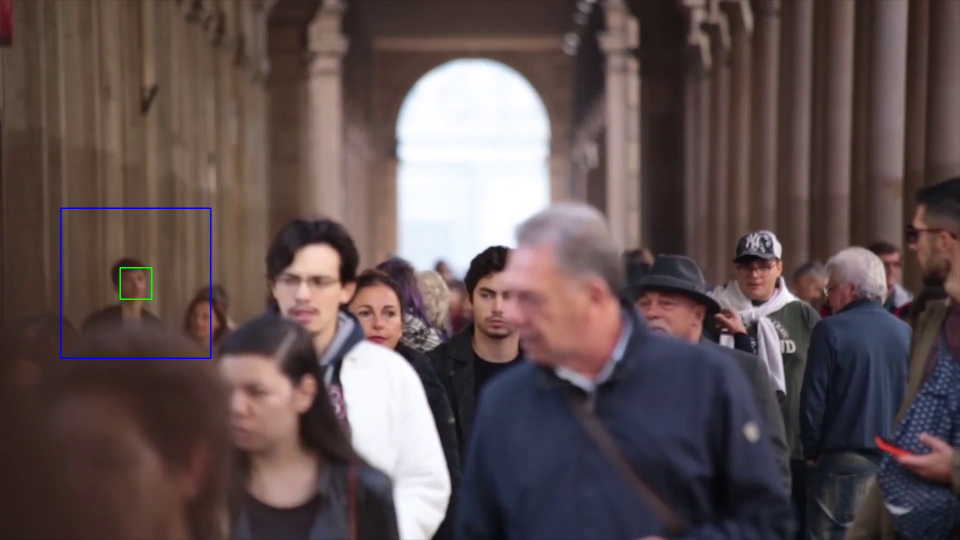
#> input picture located/video_of_people_walking (1080p)/frame_1.jpg, 1920 x 1080 px (shown at 1/2 size)
$ python list.py
#> lines starting #> are read from the running program, lines starting #| are printed output that depends on the picture; pictures that were not available may be replaced by others from this repository, and a replacement may not be noted
import os
import cv2

video_directory = r'C:\Users\murat\PycharmProjects\pythonProject5\videos'
output_directory = r'C:\Users\murat\PycharmProjects\pythonProject5\located'

video_files = os.listdir(video_directory)
video_output = os.listdir(output_directory)

for video_file in video_files:
    video_path = os.path.join(video_directory, video_file)

    # Videoyu aç
    video_capture = cv2.VideoCapture(video_path)

    # Videodan alınacak frame sayısı
    frame_count = int(video_capture.get(cv2.CAP_PROP_FRAME_COUNT))

    # İnsan tespiti için OpenCV'nin CascadeClassifier'ını kullan
    face_cascade = cv2.CascadeClassifier(cv2.data.haarcascades + 'haarcascade_frontalface_default.xml')

    # Kaydedilecek klasörü oluştur
    output_folder_path = os.path.join(output_directory, video_file.split('.')[0])
    os.makedirs(output_folder_path, exist_ok=True)

    # Videonun her bir frame'ini kontrol et
    for frame_index in range(frame_count):
        # Frame'i oku
        ret, frame = video_capture.read()

        # İnsan tespiti için gray scale'e dönüştür
        gray = cv2.cvtColor(frame, cv2.COLOR_BGR2GRAY)

        # Yüzleri tespit et
        faces = face_cascade.detectMultiScale(gray, scaleFactor=1.1, minNeighbors=5, minSize=(30, 30))

        # Eğer en az bir yüz tespit edilirse
        if len(faces) > 0:
            # İlk tespit edilen yüzün koordinatlarını al
            x, y, w, h = faces[0]

            # Yüzü çevreleyen dikdörtgeni çiz
            cv2.rectangle(frame, (x, y), (x + w, y + h), (0, 255, 0), 2)

            # Yüzün merkez noktasını hesapla
            center_x = x + (w // 2)
            center_y = y + (h // 2)

            # Yüzün olduğu alana odaklanan ROI (Region of Interest) oluştur
            roi_width = 300
            roi_height = 300
            roi_x = center_x - (roi_width // 2)
            roi_y = center_y - (roi_height // 2)

            # ROI'yi sınırlarını kontrol et ve sınırlar dışındaysa sınırları ayarla
            if roi_x < 0:
                roi_x = 0
            if roi_y < 0:
                roi_y = 0
            if roi_x + roi_width > frame.shape[1]:
                roi_x = frame.shape[1] - roi_width
            if roi_y + roi_height > frame.shape[0]:
                roi_y = frame.shape[0] - roi_height

            # ROI'yi çiz
            cv2.rectangle(frame, (roi_x, roi_y), (roi_x + roi_width, roi_y + roi_height), (255, 0, 0), 2)

            # Frame'i kaydet
            output_frame_path = os.path.join(output_folder_path, f"frame_{frame_index}.jpg")
            cv2.imwrite(output_frame_path, frame)
#> this loop made 1 pass
#> (x, y, w, h, center_x, center_y) on pass 1: (242, 538, 57, 57, 270, 566)
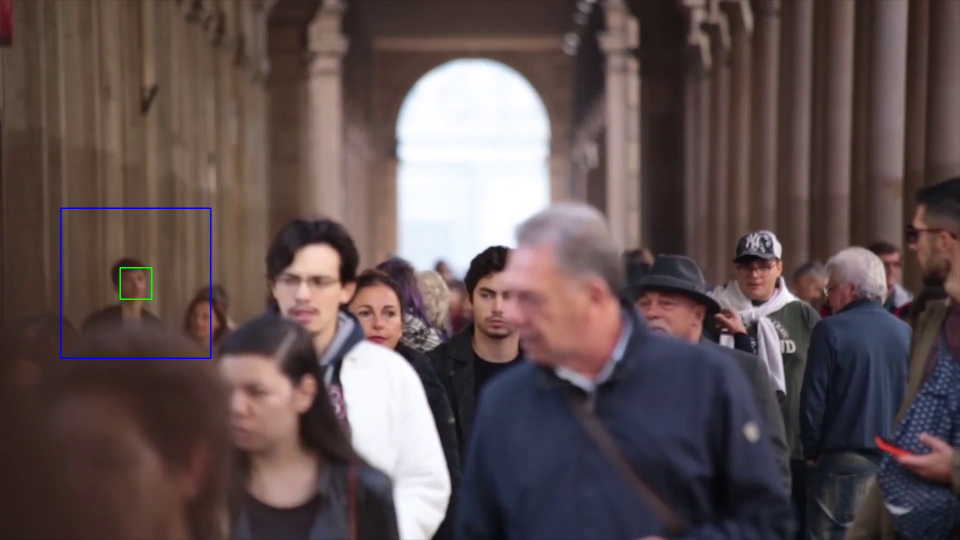
#> input picture located/video_of_people_walking (1080p)/frame_1.jpg, 1920 x 1080 px (shown at 1/2 size)
#> pass 1, `gray = cv2.cvtColor(frame, cv2.COLOR_BGR2GRAY)`:
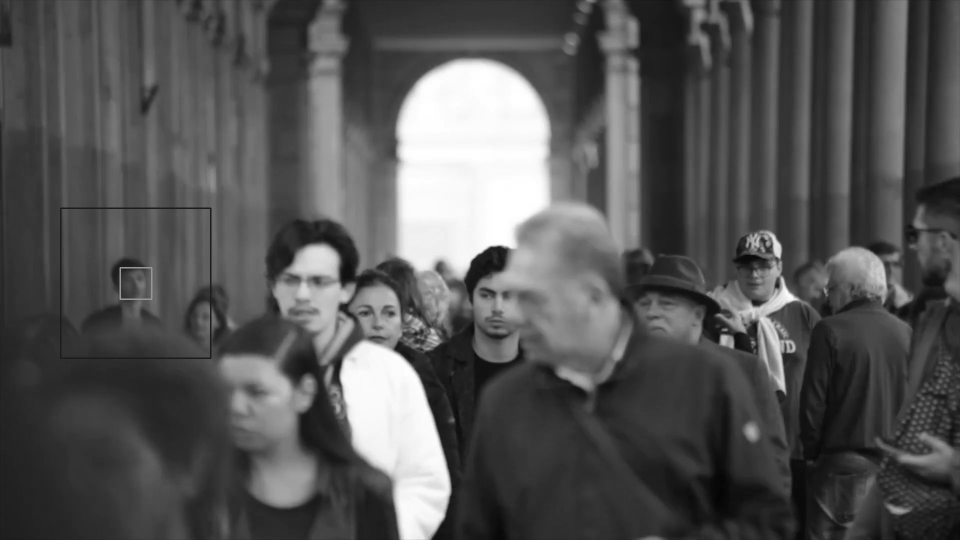
#> gray: shape (1080, 1920) (shown at 1/2 size); min 1, max 255, mean 85

    # Videoyu serbest bırak
    video_capture.release()

$ run again, on located/video_of_people_walking (1080p)/frame_100.jpg
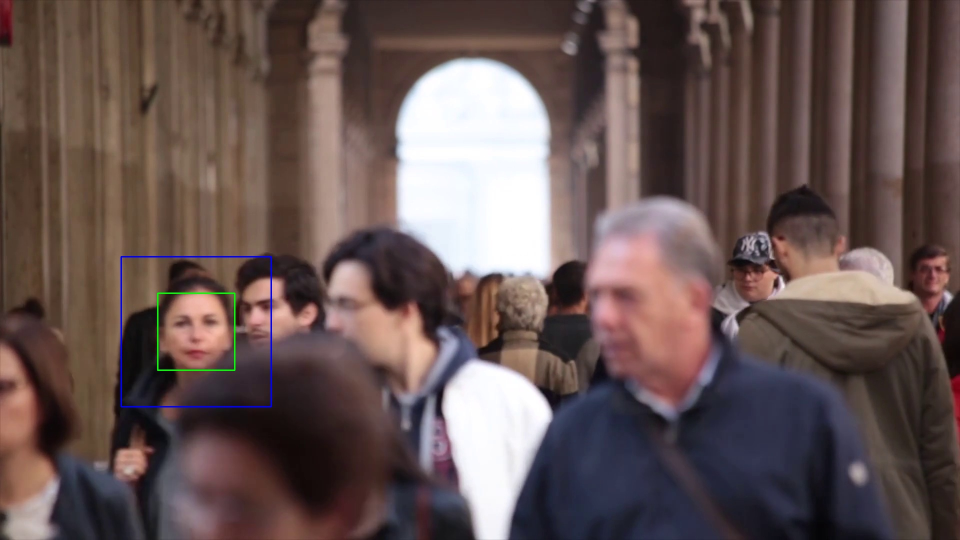
#> input picture located/video_of_people_walking (1080p)/frame_100.jpg, 1920 x 1080 px (shown at 1/2 size)
#> the loop `for frame_index in range(frame_count): # Frame'i oku` made 1 pass
#> (x, y, w, h, center_x, center_y) on pass 1: (1829, 512, 72, 72, 1865, 548)
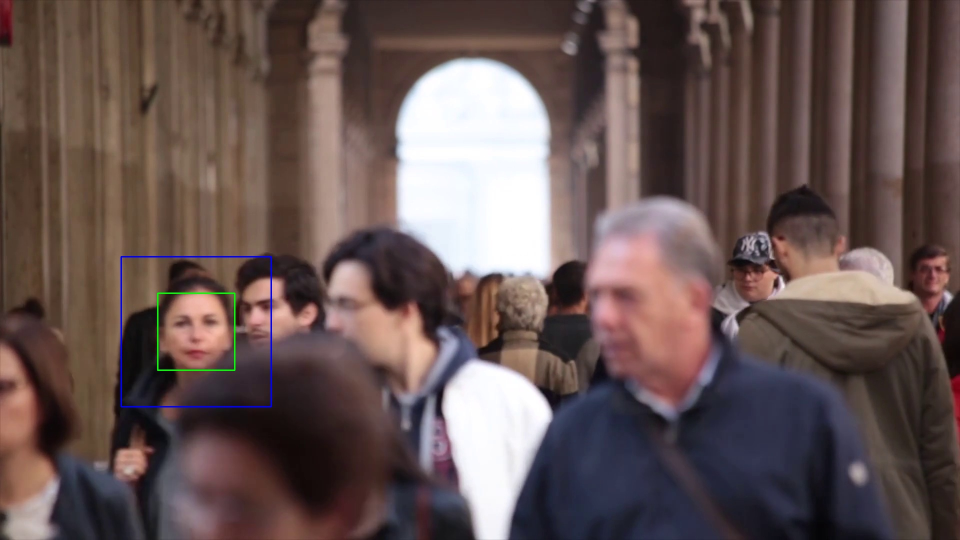
#> input picture located/video_of_people_walking (1080p)/frame_100.jpg, 1920 x 1080 px (shown at 1/2 size)
#> pass 1, `gray = cv2.cvtColor(frame, cv2.COLOR_BGR2GRAY)`:
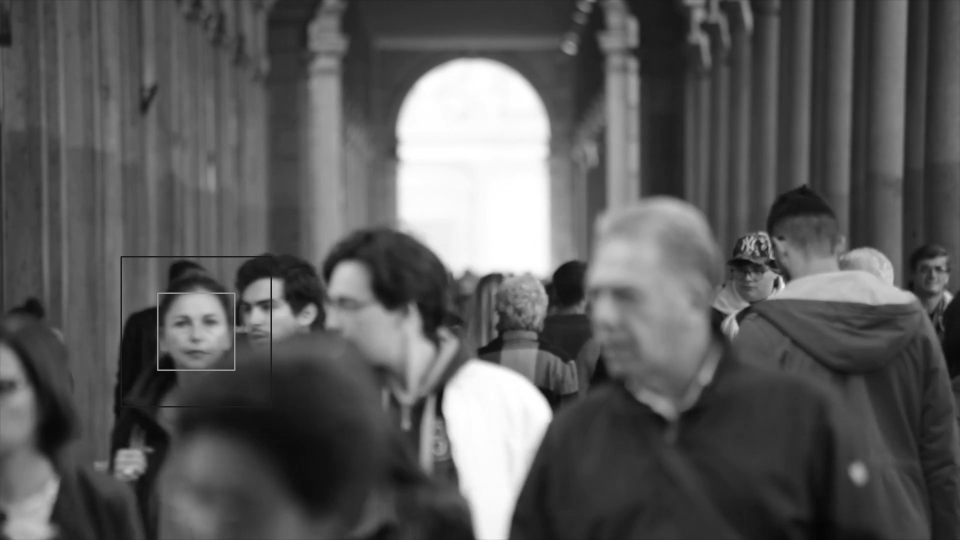
#> gray: shape (1080, 1920) (shown at 1/2 size); min 4, max 255, mean 90
#> pass 1, `cv2.imwrite(output_frame_path, frame)`:
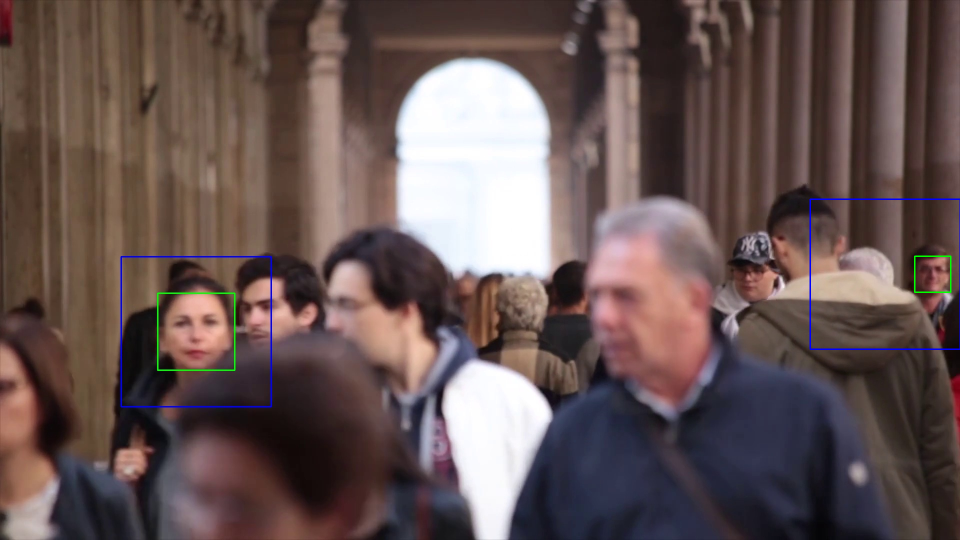
#> saved as frame_0.jpg: shape (1080, 1920, 3) (shown at 1/2 size); mean B, G, R 83.3, 84.9, 102.6

$ run again, on located/video_of_people_walking (1080p)/frame_105.jpg
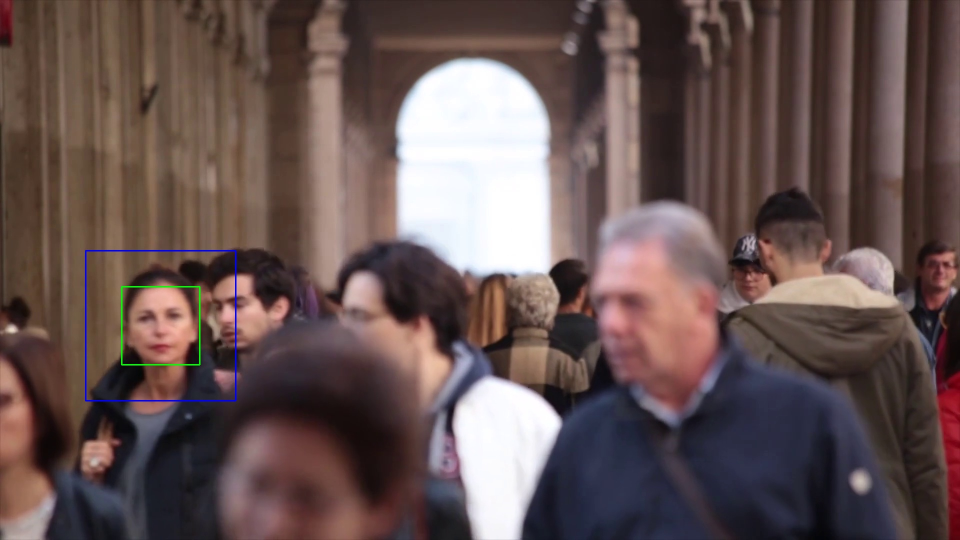
#> input picture located/video_of_people_walking (1080p)/frame_105.jpg, 1920 x 1080 px (shown at 1/2 size)
#> the loop `for frame_index in range(frame_count): # Frame'i oku` made 1 pass
#> (x, y, w, h, center_x, center_y) on pass 1: (1847, 505, 66, 66, 1880, 538)
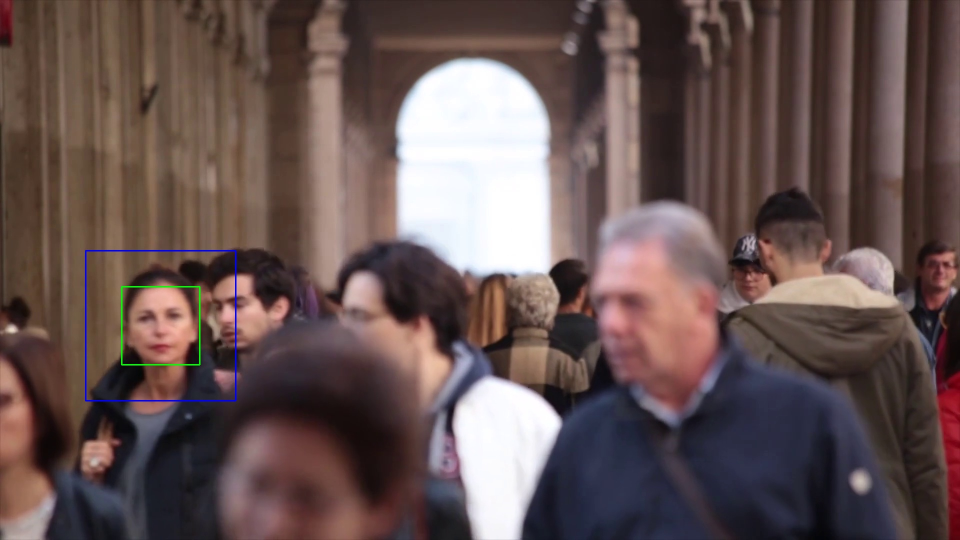
#> input picture located/video_of_people_walking (1080p)/frame_105.jpg, 1920 x 1080 px (shown at 1/2 size)
#> pass 1, `gray = cv2.cvtColor(frame, cv2.COLOR_BGR2GRAY)`:
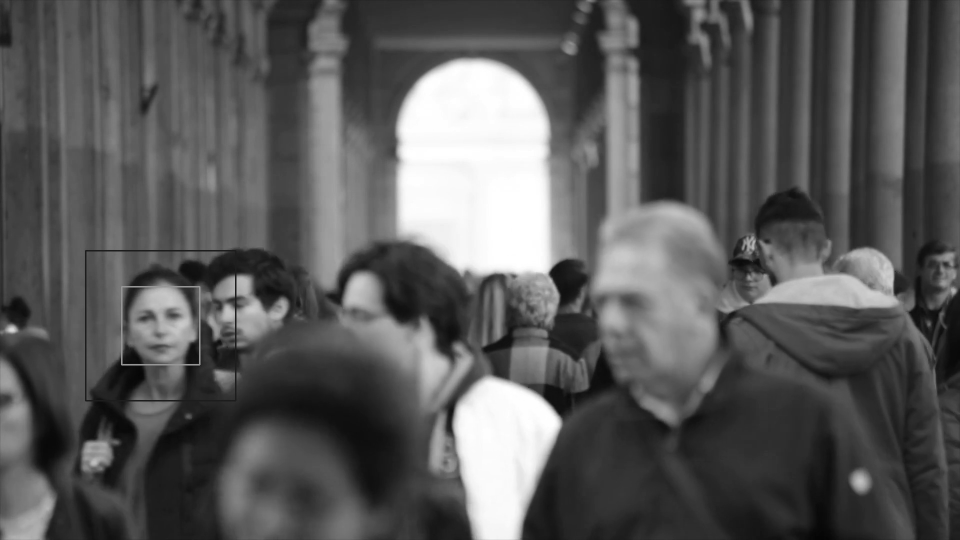
#> gray: shape (1080, 1920) (shown at 1/2 size); min 4, max 255, mean 89.5
#> pass 1, `cv2.imwrite(output_frame_path, frame)`:
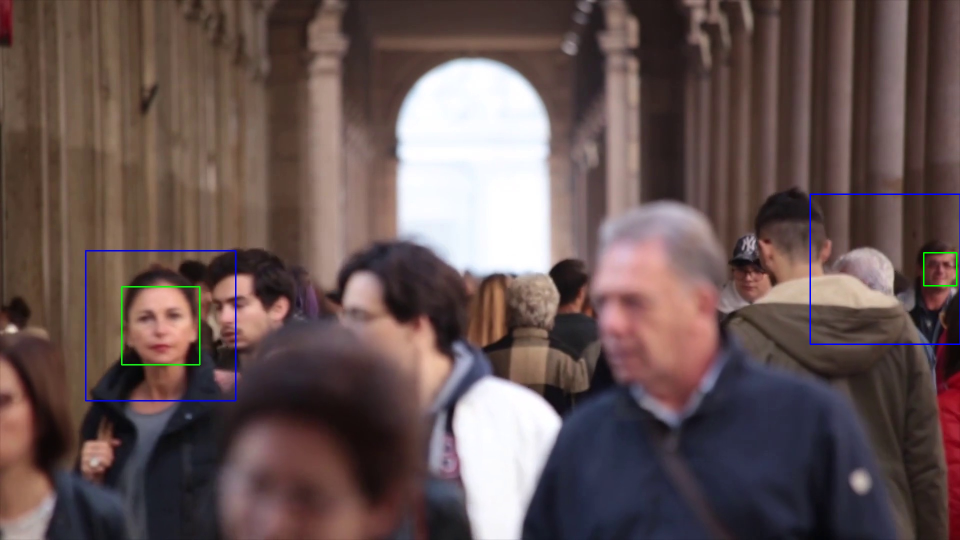
#> saved as frame_0.jpg: shape (1080, 1920, 3) (shown at 1/2 size); mean B, G, R 82.8, 84, 102.5
